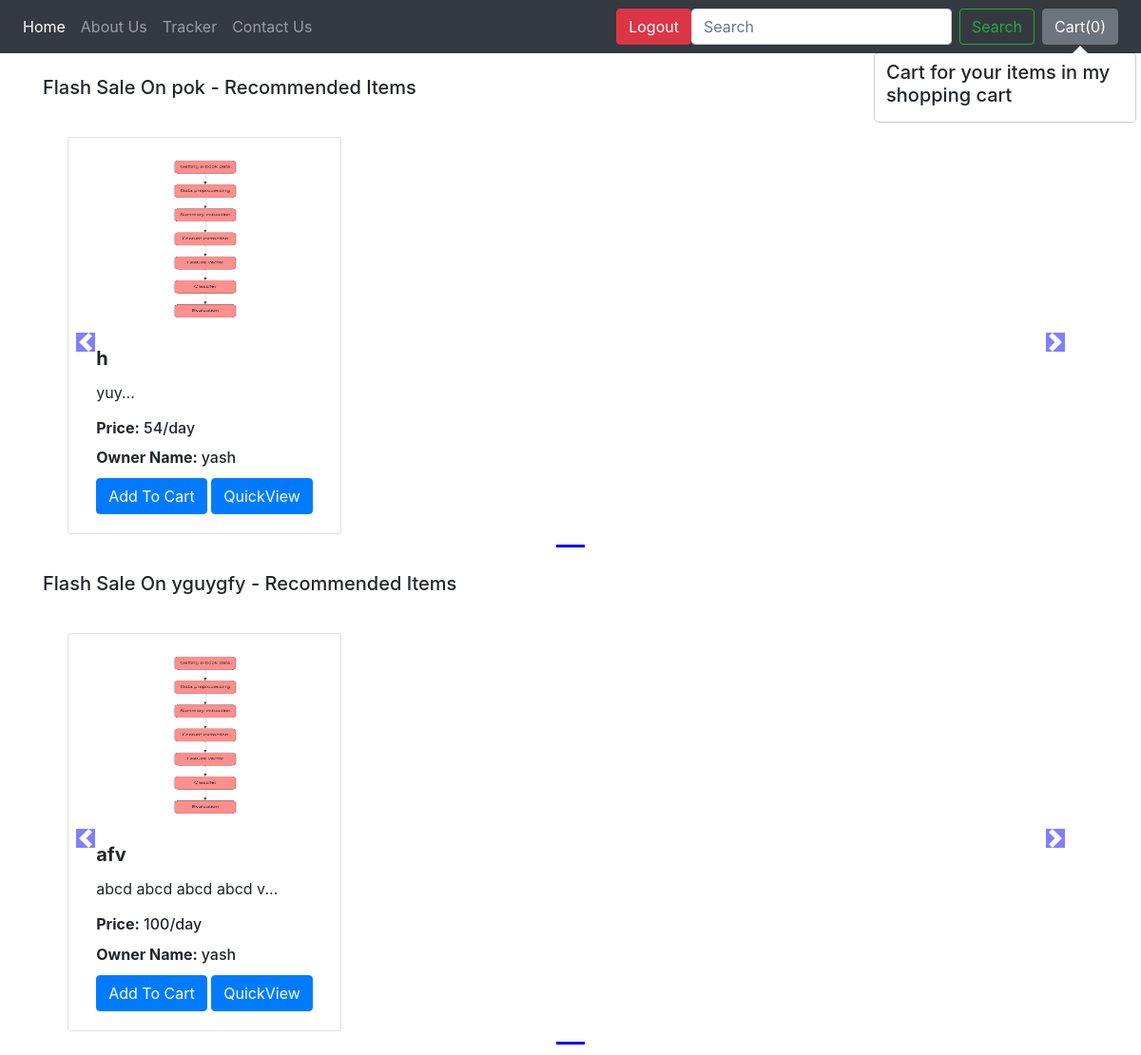
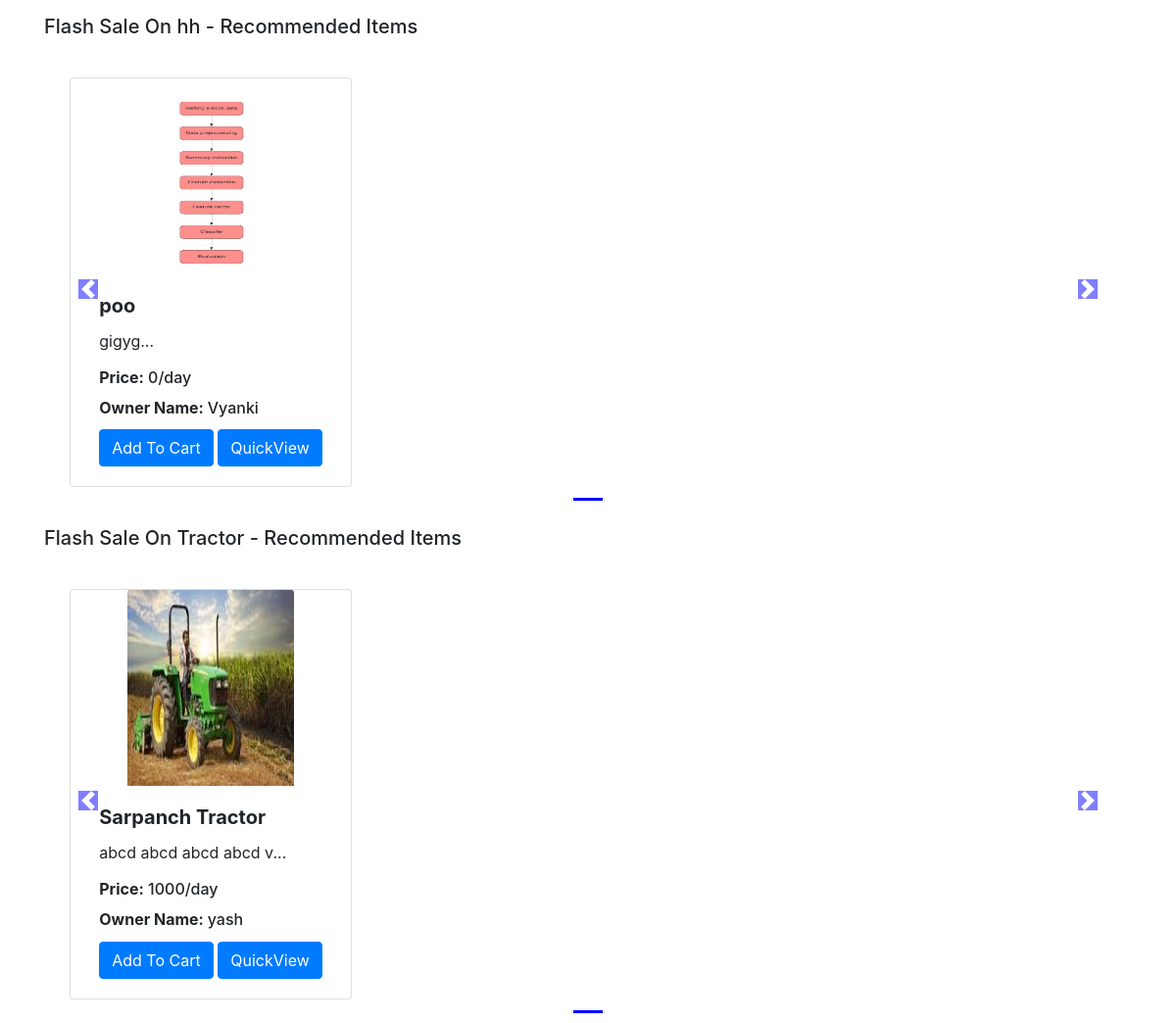
Screenshot of /shop/ (signed in) with the database file from the repository (2 pictures, top to bottom).
### shop/models.py (models this page shows, shortened)
class Product(models.Model):
    Stat = (
    (1, 'Available'),
  )
    product_id = models.AutoField
    product_name = models.CharField(max_length=50,null=False)
    category = models.CharField(max_length=50, null=False)
    status=models.IntegerField(default=1,choices=Stat,null=False)
    price = models.PositiveIntegerField(null=False)
    desc = models.CharField(max_length=300,null=False)
    pub_date = models.DateField(null=False)
    image = models.ImageField(upload_to='shop/images', default="",null=False)
    owner_name=models.CharField(max_length=50,null=False)

### shop/views.py (the view)
# urls.py: path("", views.index, name="blogHome"),
@login_required
def index(request):
    allProds = []
    catprods = Product.objects.values('category', 'id')
    cats = {item['category'] for item in catprods}
    for cat in cats:
        prod = Product.objects.filter(category=cat)
        n = len(prod)
        nSlides = n // 4 + ceil((n / 4) - (n // 4))
        allProds.append([prod, range(1, nSlides), nSlides])
    params = {'allProds':allProds}
    return render(request, 'shop/index.html', params)

### shop/templates/shop/index.html (shortened to what this page needs)
{% extends 'shop/basic.html' %}
{% block body %}
{% load static %}
<div class="container">
    {% for product, range, nSlides in allProds %}
    <h5 class="my-4">Flash Sale On {{product.0.category}} - Recommended Items</h5>
    <div class="row">
        <div id="demo{{forloop.counter}}" class="col carousel slide my-3" data-ride="carousel">
            <ul class="carousel-indicators">
                <li data-target="#demo{{forloop.counter}}" data-slide-to="0" class="active"></li>
            </ul>
            <div class="container carousel-inner no-padding">
                <div class="carousel-item active">
                    {% for i in product %}
                    <div class="col-xs-3 col-sm-3 col-md-3">
                        <div class="card align-items-center" style="width: 18rem;">
                            <img src='/media/{{i.image}}' class="card-img-top" alt="...">
                            <div class="card-body">
                                <h5 class="card-title" id="namepr{{i.id}}"><strong>{{i.product_name}}</strong></h5>
                                <p class="card-text">{{i.desc|slice:"0:53"}}...</p>
                                <h6 class="card-title" ><strong>Price:</strong> <span id="pricepr{{i.id}}">{{i.price}}/day</span></h6>
                                <span id="divpr{{i.id}}" class="divpr">            <h6 class="card-title" ><strong>Owner Name: </strong><span id="pricepr{{i.id}}">{{i.owner_name}}</span></h6>
                                <span id="divpr{{i.id}}" class="divpr">
                                    <button id="pr{{i.id}}" class="btn btn-primary cart">Add To Cart</button>
                                </span>
                                <a href="/shop/products/{{i.id}}"><button id="qv{{i.id}}" class="btn btn-primary cart">QuickView</button></a>
                            </div>
                        </div>
                    </div>
                    {% endfor %}
                </div>
            </div>
        </div>
        <a class="carousel-control-prev" href="#demo{{forloop.counter}}" data-slide="prev">
            <span class="carousel-control-prev-icon"></span>
        </a>
        <a class="carousel-control-next" href="#demo{{forloop.counter}}" data-slide="next">
            <span class="carousel-control-next-icon"></span>
        </a>
    </div>
    {% endfor %}
</div>
{% endblock %}

### rows the page displays
Product: category "pok", image (picture), product_name "h", desc "yuy", price "54", owner_name "yash"
Product: category "yguygfy", image (picture), product_name "afv", desc "abcd abcd abcd abcd v", price "100", owner_name "yash"
Product: category "hh", image (picture), product_name "poo", desc "gigyg", price "0", owner_name "Vyanki"
Product: category "Tractor", image (picture), product_name "Sarpanch Tractor", desc "abcd abcd abcd abcd v", price "1000", owner_name "yash"
